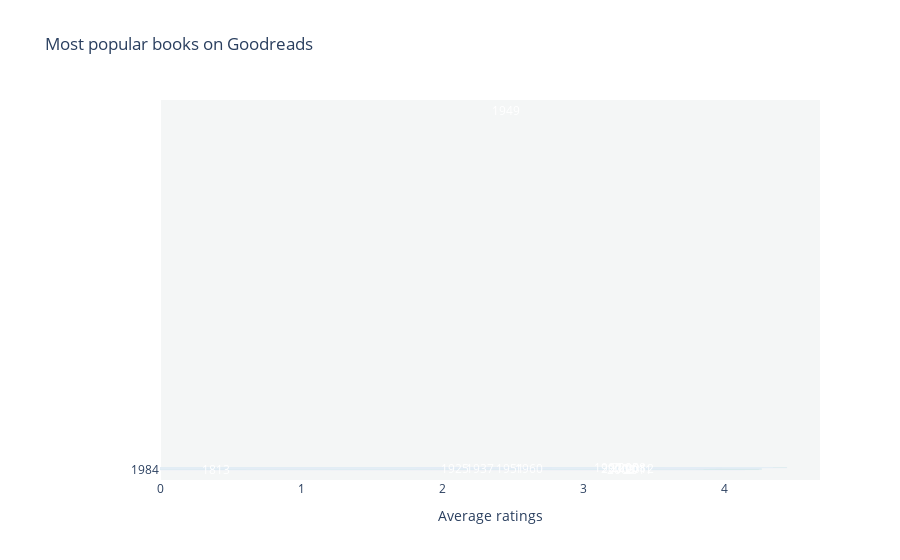

Source (notebook cell):
### Code cell
traces = []
b = pd.read_csv("books.csv")
dfs = b[0:13][::-1]
#dfs = dfs.sort_values('original_publication_year',axis=0,ascending=False)
traces.append(
    go.Bar(x=dfs['average_rating'], y=dfs['original_title'], orientation='h'
                    , showlegend=False, marker= dict ( 
                        color= '#7dcea0'
                    )
    )
)
annotations = [
    dict(
        x= (l-1813)/(2012-1813)*3+0.4, 
        y=n,
        text= str(int(l)), # Some conditional to define outliers
        showarrow=False,
        xanchor='center',  # Position of text relative to x axis (left/right/center)
        yanchor='middle',  # Position of text relative to y axis (top/bottom/middle)
        font={'color':'white'}
    ) for n, l in zip(dfs['original_title'], dfs['original_publication_year'])
]

top_book_chart = go.Figure(data=traces,
    layout={
        'title':"Most popular books on Goodreads", "yaxis_title": "", "xaxis_title": "Average ratings",
        "xaxis": { "fixedrange": True,'showgrid':False, 'visible': True
            },
        'yaxis': {"fixedrange": True,'nticks':30}, 'bargap': 0.2,
        'annotations': annotations, 'margin': {'l':160},
        'plot_bgcolor': '#f4f6f6'
        
    }
)
top_book_chart.show()
py.plot(top_book_chart, filename = 'top_goodreads_books', auto_open=True)

### Figure 1 — Plotly figure (JSON) as saved in the notebook; plotly's stock layout.template omitted (floating-point values rounded to 4 significant figures)
{"data": [{"marker": {"color": "#7dcea0"}, "orientation": "h", "showlegend": false, "type": "bar", "x": [4.14, 4.24, 4.26, 4.24, 3.85, 3.79, 4.25, 4.26, 3.89, 4.25, 3.57, 4.44, 4.34], "y": ["1984", "Divergent", "The Kite Runner", "Pride and Prejudice", "Angels & Demons", "The Catcher in the Rye", "The Hobbit", "The Fault in Our Stars", "The Great Gatsby", "To Kill a Mockingbird", "Twilight", "Harry Potter and the Philosopher's Stone", "The Hunger Games"]}], "layout": {"annotations": [{"font": {"color": "white"}, "showarrow": false, "text": "1949", "x": 2.45, "xanchor": "center", "y": "1984", "yanchor": "middle"}, {"font": {"color": "white"}, "showarrow": false, "text": "2011", "x": 3.385, "xanchor": "center", "y": "Divergent", "yanchor": "middle"}, {"font": {"color": "white"}, "showarrow": false, "text": "2003", "x": 3.264, "xanchor": "center", "y": "The Kite Runner", "yanchor": "middle"}, {"font": {"color": "white"}, "showarrow": false, "text": "1813", "x": 0.4, "xanchor": "center", "y": "Pride and Prejudice", "yanchor": "middle"}, {"font": {"color": "white"}, "showarrow": false, "text": "2000", "x": 3.219, "xanchor": "center", "y": "Angels & Demons", "yanchor": "middle"}, {"font": {"color": "white"}, "showarrow": false, "text": "1951", "x": 2.48, "xanchor": "center", "y": "The Catcher in the Rye", "yanchor": "middle"}, {"font": {"color": "white"}, "showarrow": false, "text": "1937", "x": 2.269, "xanchor": "center", "y": "The Hobbit", "yanchor": "middle"}, {"font": {"color": "white"}, "showarrow": false, "text": "2012", "x": 3.4, "xanchor": "center", "y": "The Fault in Our Stars", "yanchor": "middle"}, {"font": {"color": "white"}, "showarrow": false, "text": "1925", "x": 2.088, "xanchor": "center", "y": "The Great Gatsby", "yanchor": "middle"}, {"font": {"color": "white"}, "showarrow": false, "text": "1960", "x": 2.616, "xanchor": "center", "y": "To Kill a Mockingbird", "yanchor": "middle"}, {"font": {"color": "white"}, "showarrow": false, "text": "2005", "x": 3.294, "xanchor": "center", "y": "Twilight", "yanchor": "middle"}, {"font": {"color": "white"}, "showarrow": false, "text": "1997", "x": 3.174, "xanchor": "center", "y": "Harry Potter and the Philosopher's Stone", "yanchor": "middle"}, {"font": {"color": "white"}, "showarrow": false, "text": "2008", "x": 3.34, "xanchor": "center", "y": "The Hunger Games", "yanchor": "middle"}], "bargap": 0.2, "margin": {"l": 160}, "plot_bgcolor": "#f4f6f6", "title": {"text": "Most popular books on Goodreads"}, "xaxis": {"fixedrange": true, "showgrid": false, "title": {"text": "Average ratings"}, "visible": true}, "yaxis": {"fixedrange": true, "nticks": 30, "title": {"text": ""}}}}
